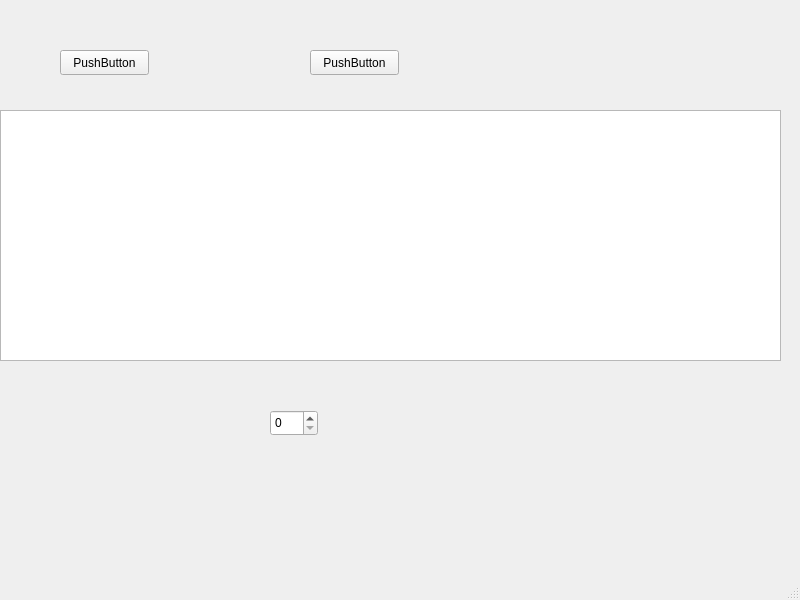
<?xml version="1.0" encoding="UTF-8"?>
<ui version="4.0">
 <class>MainWindow</class>
 <widget class="QMainWindow" name="MainWindow">
  <property name="geometry">
   <rect>
    <x>0</x>
    <y>0</y>
    <width>800</width>
    <height>600</height>
   </rect>
  </property>
  <property name="windowTitle">
   <string>MainWindow</string>
  </property>
  <widget class="QWidget" name="centralwidget">
   <widget class="QTableWidget" name="tableWidget">
    <property name="geometry">
     <rect>
      <x>0</x>
      <y>110</y>
      <width>781</width>
      <height>251</height>
     </rect>
    </property>
   </widget>
   <widget class="QPushButton" name="pushButton">
    <property name="geometry">
     <rect>
      <x>60</x>
      <y>50</y>
      <width>89</width>
      <height>25</height>
     </rect>
    </property>
    <property name="text">
     <string>PushButton</string>
    </property>
   </widget>
   <widget class="QPushButton" name="pushButton_2">
    <property name="geometry">
     <rect>
      <x>310</x>
      <y>50</y>
      <width>89</width>
      <height>25</height>
     </rect>
    </property>
    <property name="text">
     <string>PushButton</string>
    </property>
   </widget>
   <widget class="QSpinBox" name="spinBox">
    <property name="geometry">
     <rect>
      <x>270</x>
      <y>410</y>
      <width>48</width>
      <height>26</height>
     </rect>
    </property>
   </widget>
  </widget>
  <widget class="QMenuBar" name="menubar">
   <property name="geometry">
    <rect>
     <x>0</x>
     <y>0</y>
     <width>800</width>
     <height>22</height>
    </rect>
   </property>
  </widget>
  <widget class="QStatusBar" name="statusbar"/>
 </widget>
 <resources/>
 <connections/>
</ui>
